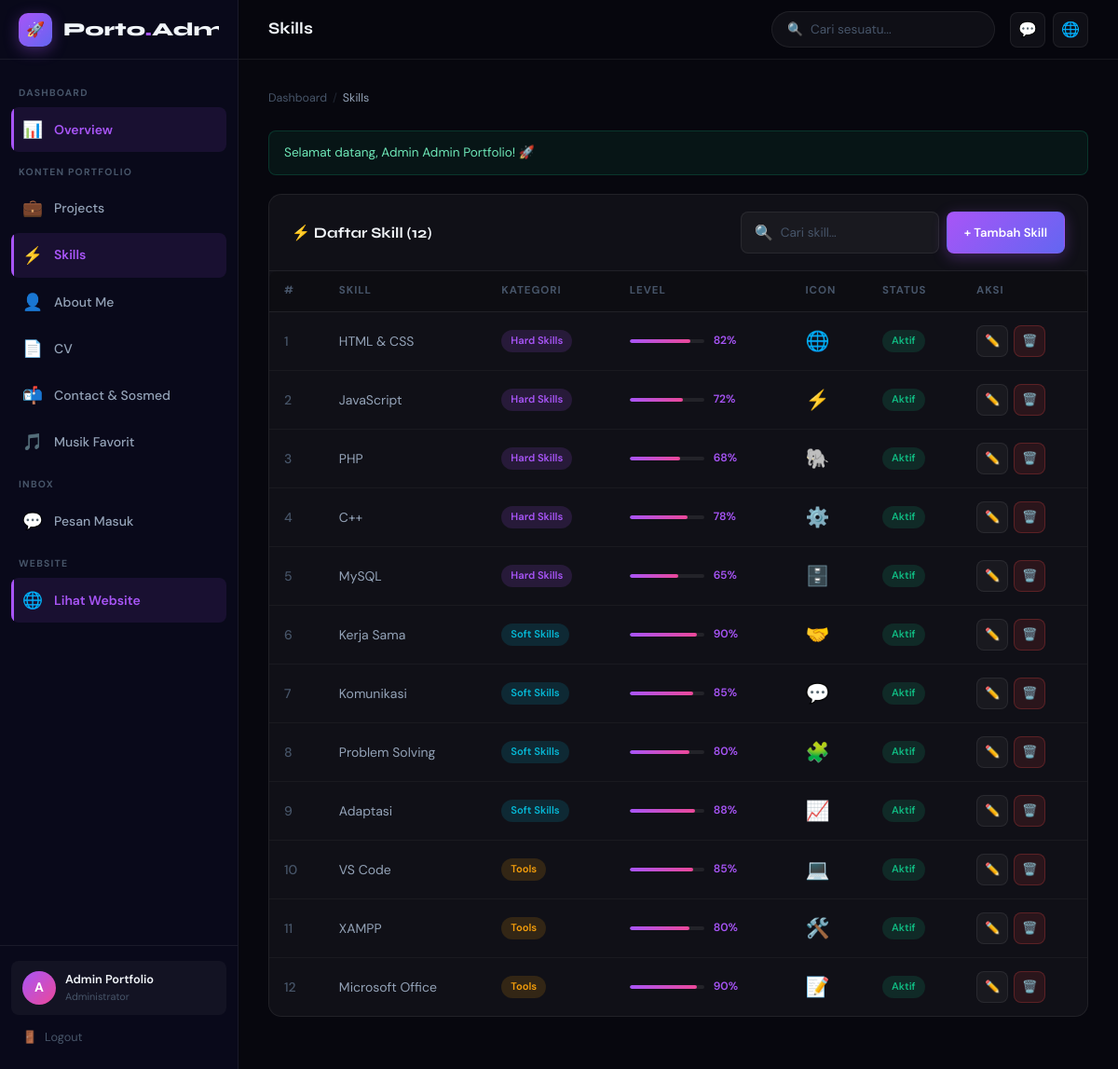
Screenshot of /admin/skills/index.php (signed in) with the database file from the repository.
### tables this page shows
CREATE TABLE IF NOT EXISTS users (
  id         INT UNSIGNED  NOT NULL AUTO_INCREMENT,
  name       VARCHAR(100)  NOT NULL,
  email      VARCHAR(150)  NOT NULL UNIQUE,
  password   VARCHAR(255)  NOT NULL,
  role       ENUM('user','admin') NOT NULL DEFAULT 'user',
  created_at DATETIME      NOT NULL DEFAULT CURRENT_TIMESTAMP,
  updated_at DATETIME      NOT NULL DEFAULT CURRENT_TIMESTAMP ON UPDATE CURRENT_TIMESTAMP,
  PRIMARY KEY (id),
  INDEX idx_email (email)
);

CREATE TABLE IF NOT EXISTS skills (
  id         INT UNSIGNED  NOT NULL AUTO_INCREMENT,
  name       VARCHAR(100)  NOT NULL,
  category   ENUM('hard','soft','tool') NOT NULL DEFAULT 'hard',
  level      TINYINT       NOT NULL DEFAULT 50 COMMENT '0-100',
  icon       VARCHAR(10)   NULL DEFAULT '⚡',
  sort_order INT           NOT NULL DEFAULT 0,
  is_active  TINYINT(1)    NOT NULL DEFAULT 1,
  created_at DATETIME      NOT NULL DEFAULT CURRENT_TIMESTAMP,
  PRIMARY KEY (id)
);

### admin/includes/auth_check.php (called while the page is built, shortened)
<?php
require_once __DIR__ . '/../../config/koneksi.php';
try {
    $pdo  = getDB();
    $stmt = $pdo->prepare("SELECT id, name, email, role FROM users WHERE id = ? LIMIT 1");
    $stmt->execute([$_SESSION['user_id']]);
    $adminUser = $stmt->fetch();
} catch (PDOException $e) {
    die('DB Error: ' . e($e->getMessage()));
}

### config/koneksi.php (called while the page is built, shortened)
<?php
function e(string $str): string {
    return htmlspecialchars($str, ENT_QUOTES | ENT_SUBSTITUTE, 'UTF-8');
}
function getFlash(): ?array {
    if (!empty($_SESSION['flash'])) {
        $flash = $_SESSION['flash'];
        return $flash;
    }
    return null;
}

### admin/skills/index.php (the view, shortened to what this page needs)
<?php
require_once __DIR__ . '/../includes/auth_check.php';
$pdo = getDB();
$flash = getFlash();
$skills = $pdo->query("SELECT * FROM skills ORDER BY category, sort_order, name")->fetchAll();
$catLabels = ['hard'=>'Hard Skills','soft'=>'Soft Skills','tool'=>'Tools'];
$catColors = ['hard'=>'purple','soft'=>'cyan','tool'=>'yellow'];
?>
<!DOCTYPE html><html lang="id"><head><meta charset="UTF-8"><meta name="viewport" content="width=device-width,initial-scale=1.0">
<title>Skills – Admin</title><link rel="stylesheet" href="/portfolio_redesign/admin/css/admin.css"></head>
<body><div class="admin-layout">
  <?php require_once __DIR__ . '/../includes/sidebar.php'; ?>
  <main class="admin-main">
    <?php require_once __DIR__ . '/../includes/topnav.php'; ?>
    <div class="admin-content fade-in">
      <div class="breadcrumb"><a href="/portfolio_redesign/admin/index.php">Dashboard</a><span class="breadcrumb-sep">/</span><span class="breadcrumb-current">Skills</span></div>
      <?php if ($flash): ?><div class="alert alert-<?= e($flash['type']) ?>"><?= e($flash['message']) ?></div><?php endif; ?>
      <div class="content-card">
        <div class="card-header">
          <div class="card-title">⚡ Daftar Skill (<?= count($skills) ?>)</div>
          <div class="card-actions">
            <div class="search-box"><span>🔍</span><input id="tableSearch" placeholder="Cari skill..."></div>
            <a href="create.php" class="btn btn-primary">+ Tambah Skill</a>
          </div>
        </div>
        <div class="table-wrapper">
          <table data-searchable>
            <thead><tr><th>#</th><th>Skill</th><th>Kategori</th><th>Level</th><th>Icon</th><th>Status</th><th>Aksi</th></tr></thead>
            <tbody>
              <?php if (empty($skills)): ?>
              <tr><td colspan="7"><div class="empty-state"><div class="empty-icon">⚡</div><div class="empty-title">Belum ada skill</div></div></td></tr>
              <?php else: $i=1; foreach ($skills as $s): ?>
              <tr>
                <td style="color:var(--text-dim)"><?= $i++ ?></td>
                <td><?= e($s['name']) ?></td>
                <td><span class="badge badge-<?= $catColors[$s['category']] ?>"><?= $catLabels[$s['category']] ?></span></td>
                <td>
                  <div style="display:flex;align-items:center;gap:10px;">
                    <div style="width:80px;height:4px;background:rgba(255,255,255,0.08);border-radius:2px;overflow:hidden;">
                      <div style="height:100%;width:<?= $s['level'] ?>%;background:linear-gradient(90deg,var(--primary),var(--pink));border-radius:2px;"></div>
                    </div>
                    <span style="font-size:0.75rem;color:var(--primary);font-weight:600;"><?= $s['level'] ?>%</span>
                  </div>
                </td>
                <td style="font-size:1.3rem;"><?= e($s['icon']) ?></td>
                <td><?= $s['is_active'] ? '<span class="badge badge-green">Aktif</span>' : '<span class="badge badge-gray">Nonaktif</span>' ?></td>
                <td>
                  <div class="td-actions">
                    <a href="edit.php?id=<?= $s['id'] ?>" class="btn btn-glass btn-icon">✏️</a>
                    <button class="btn btn-danger btn-icon" onclick="confirmDelete('Hapus skill &quot;<?= addslashes(e($s['name'])) ?>&quot;?','del<?= $s['id'] ?>')">🗑️</button>
                  </div>
                </td>
              </tr>
              <?php endforeach; endif; ?>
            </tbody>
          </table>
        </div>
      </div>
    </div>
  </main>
</div>
<script src="/portfolio_redesign/admin/js/admin.js"></script></body></html>

### admin/includes/sidebar.php (shortened to what this page needs)
<?php
$currentPage = basename($_SERVER['PHP_SELF']);
?>
<aside class="sidebar" id="sidebar">
  <div class="sidebar-header">
    <div class="sidebar-logo-icon">🚀</div>
    <div class="sidebar-logo">Porto<span>.</span>Admin</div>
  </div>
  <nav class="sidebar-nav">
    <div class="sidebar-section-label">Dashboard</div>
    <a href="/portfolio_redesign/admin/index.php"
       class="sidebar-item <?= $currentPage==='index.php' && strpos($_SERVER['PHP_SELF'],'admin')!==false ? 'active':'' ?>">
      <span class="sidebar-icon">📊</span>
      <span class="sidebar-label">Overview</span>
    </a>
    <div class="sidebar-section-label">Konten Portfolio</div>
    <a href="/portfolio_redesign/admin/projects/index.php"
       class="sidebar-item <?= strpos($_SERVER['PHP_SELF'],'projects')!==false ? 'active':'' ?>">
      <span class="sidebar-icon">💼</span>
      <span class="sidebar-label">Projects</span>
    </a>
    <a href="/portfolio_redesign/admin/skills/index.php"
       class="sidebar-item <?= strpos($_SERVER['PHP_SELF'],'skills')!==false ? 'active':'' ?>">
      <span class="sidebar-icon">⚡</span>
      <span class="sidebar-label">Skills</span>
    </a>
    <a href="/portfolio_redesign/admin/about/index.php"
       class="sidebar-item <?= strpos($_SERVER['PHP_SELF'],'about')!==false ? 'active':'' ?>">
      <span class="sidebar-icon">👤</span>
      <span class="sidebar-label">About Me</span>
    </a>
    <a href="/portfolio_redesign/admin/cv/index.php"
       class="sidebar-item <?= strpos($_SERVER['PHP_SELF'],'/cv/')!==false ? 'active':'' ?>">
      <span class="sidebar-icon">📄</span>
      <span class="sidebar-label">CV</span>
    </a>
    <a href="/portfolio_redesign/admin/contact/index.php"
       class="sidebar-item <?= strpos($_SERVER['PHP_SELF'],'contact')!==false ? 'active':'' ?>">
      <span class="sidebar-icon">📬</span>
      <span class="sidebar-label">Contact & Sosmed</span>
    </a>
    <a href="/portfolio_redesign/admin/music/index.php"
       class="sidebar-item <?= strpos($_SERVER['PHP_SELF'],'music')!==false ? 'active':'' ?>">
      <span class="sidebar-icon">🎵</span>
      <span class="sidebar-label">Musik Favorit</span>
    </a>
    <div class="sidebar-section-label">Inbox</div>
    <a href="/portfolio_redesign/admin/messages/index.php"
       class="sidebar-item <?= strpos($_SERVER['PHP_SELF'],'messages')!==false ? 'active':'' ?>">
      <span class="sidebar-icon">💬</span>
      <span class="sidebar-label">Pesan Masuk</span>
    </a>
    <div class="sidebar-section-label">Website</div>
    <a href="/portfolio_redesign/index.php" target="_blank" class="sidebar-item">
      <span class="sidebar-icon">🌐</span>
      <span class="sidebar-label">Lihat Website</span>
    </a>
  </nav>
  <div class="sidebar-footer">
    <div class="sidebar-user">
      <div class="sidebar-avatar"><?= strtoupper(substr($adminUser['name'],0,1)) ?></div>
      <div class="sidebar-user-info">
        <div class="sidebar-user-name"><?= e($adminUser['name']) ?></div>
        <div class="sidebar-user-role">Administrator</div>
      </div>
    </div>
    <a href="/portfolio_redesign/auth/logout.php"
       style="display:flex;align-items:center;gap:8px;padding:8px 12px;border-radius:var(--radius-sm);color:var(--text-dim);font-size:0.8rem;transition:var(--transition);margin-top:6px;"
       onmouseover="this.style.color='var(--red)';this.style.background='rgba(239,68,68,0.08)';"
       onmouseout="this.style.color='var(--text-dim)';this.style.background='transparent';">
      <span>🚪</span> <span class="sidebar-label">Logout</span>
    </a>
  </div>
</aside>

### rows the page displays
users: name "A", name "Admin Portfolio"
skills: name "HTML & CSS", category "Hard Skills", level "82", icon "🌐", is_active "Aktif"
skills: name "JavaScript", category "Hard Skills", level "72", icon "⚡", is_active "Aktif"
skills: name "PHP", category "Hard Skills", level "68", icon "🐘", is_active "Aktif"
skills: name "C++", category "Hard Skills", level "78", icon "⚙️", is_active "Aktif"
skills: name "MySQL", category "Hard Skills", level "65", icon "🗄️", is_active "Aktif"
skills: name "Kerja Sama", category "Soft Skills", level "90", icon "🤝", is_active "Aktif"
skills: name "Komunikasi", category "Soft Skills", level "85", icon "💬", is_active "Aktif"
skills: name "Problem Solving", category "Soft Skills", level "80", icon "🧩", is_active "Aktif"
skills: name "Adaptasi", category "Soft Skills", level "88", icon "📈", is_active "Aktif"
skills: name "VS Code", category "Tools", level "85", icon "💻", is_active "Aktif"
skills: name "XAMPP", category "Tools", level "80", icon "🛠️", is_active "Aktif"
skills: name "Microsoft Office", category "Tools", level "90", icon "📝", is_active "Aktif"

### other values shown
$pageTitle "Skills"
$flash['message'] "Selamat datang, Admin Admin Portfolio! 🚀"
count($skills) "12"
